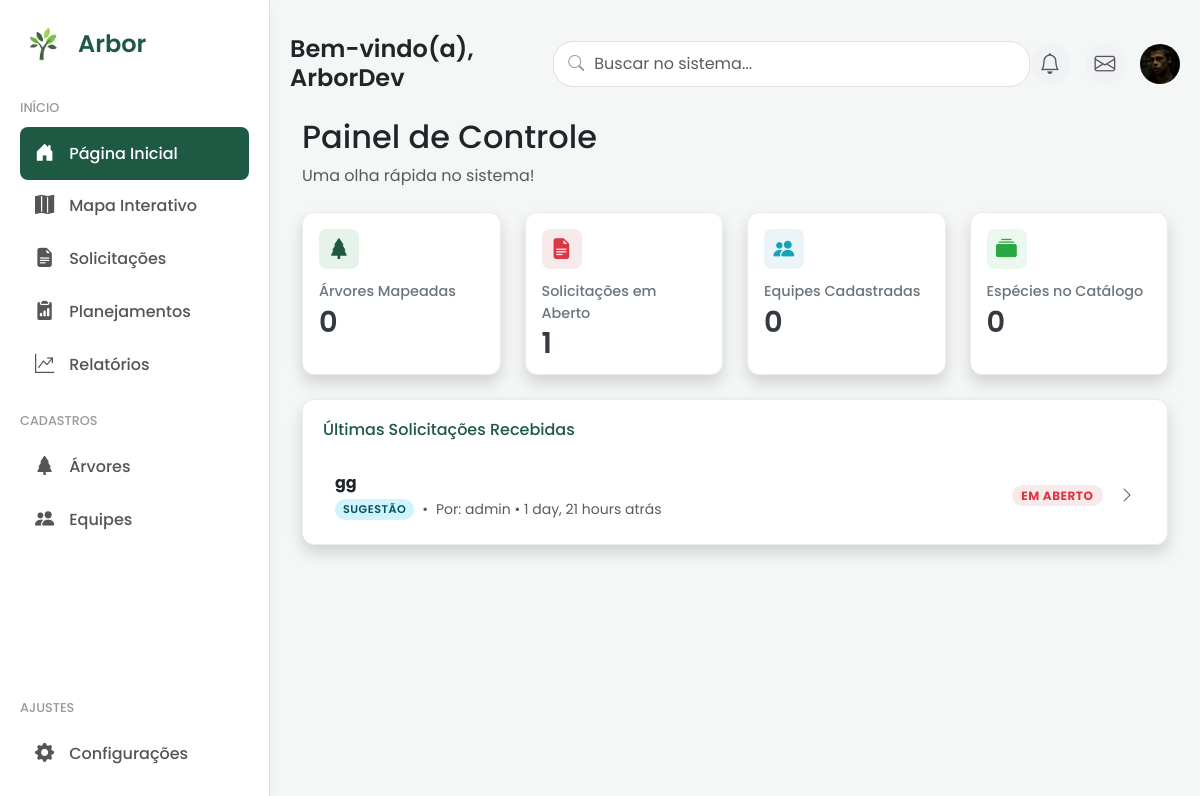
The app's page / (signed in), older data.
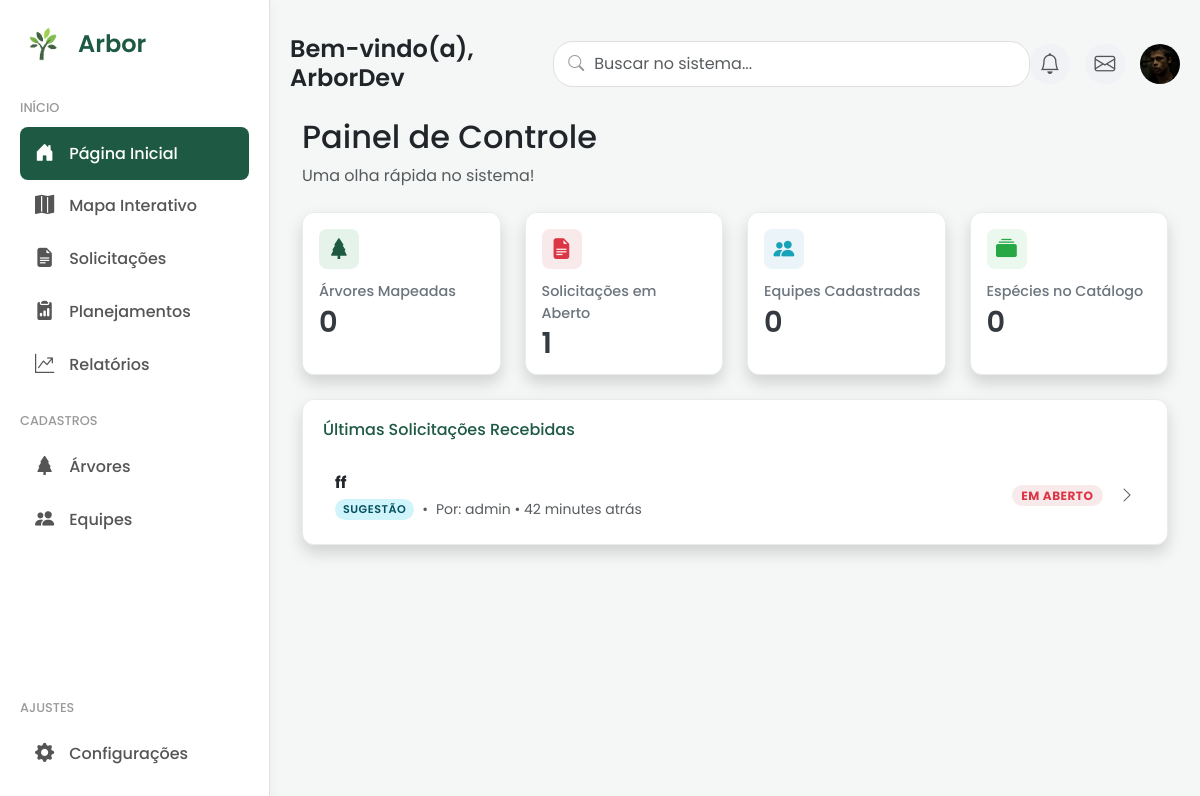
The same page, newer data.
### core/models.py (models this page shows, shortened)
class Profile(models.Model):
    user = models.OneToOneField(User, on_delete=models.CASCADE)
    imagem = models.ImageField(default='profile_pics/default.jpg', upload_to='profile_pics')
    cidade_principal = models.ForeignKey(
        CidadePermitida,
        on_delete=models.SET_NULL, # Se a cidade for apagada, não apaga o perfil
        null=True,
        blank=True,
        related_name="usuarios_residentes"
    )
    cidades_secundarias = models.ManyToManyField(
        CidadePermitida,
        blank=True,
        related_name="usuarios_visitantes"
    )

class Solicitacao(models.Model):
    TIPO_CHOICES = (
        ('SUGESTAO', 'Sugestão'),
        ('DENUNCIA', 'Denúncia'),
    )
    STATUS_CHOICES = (
        ('EM_ABERTO', 'Em Aberto'),
        ('EM_ANDAMENTO', 'Em Andamento'),
        ('FINALIZADO', 'Finalizado'),
        ('RECUSADO', 'Recusado'),
    )
    tipo = models.CharField(max_length=10, choices=TIPO_CHOICES)
    status = models.CharField(max_length=20, choices=STATUS_CHOICES, default='EM_ABERTO')
    descricao = models.TextField()
    data_criacao = models.DateTimeField(auto_now_add=True)
    cidadao = models.ForeignKey(User, on_delete=models.CASCADE)
    equipe_delegada = models.ForeignKey(Equipe, on_delete=models.SET_NULL, null=True, blank=True)
    latitude = models.FloatField(null=True, blank=True)
    longitude = models.FloatField(null=True, blank=True)
    cidade = models.ForeignKey(
        'CidadePermitida', on_delete=models.PROTECT, related_name='solicitacoes', null=True, blank=False
    )

### core/views.py (the view)
# urls.py: path('', home_view, name='home'),
@login_required
def home_view(request):
    instancias_count = InstanciaArvore.objects.count()
    solicitacoes_abertas_count = Solicitacao.objects.filter(status='EM_ABERTO').count()
    equipes_count = Equipe.objects.count()
    especies_count = Especie.objects.count()
    ultimas_solicitacoes = Solicitacao.objects.order_by('-data_criacao')[:5]
    context = {
        'instancias_count': instancias_count,
        'solicitacoes_abertas_count': solicitacoes_abertas_count,
        'equipes_count': equipes_count,
        'especies_count': especies_count,
        'ultimas_solicitacoes': ultimas_solicitacoes,
    }
    return render(request, 'core/home.html', context)

### core/templates/core/home.html
{% extends 'core/base_app.html' %}
{% block content %}
    <div class="header-greeting mb-4">
        <h2>Painel de Controle</h2>
        <p class="text-muted">Uma olha rápida no sistema!</p>
    </div>
    <div class="row">
        <div class="col-xl-3 col-md-6 mb-4">
            <a href="{% url 'mapa' %}" class="card-link">
                <div class="card shadow h-100">
                    <div class="card-body">
                        <div class="card-icon primary">
                            <i class="bi bi-tree-fill"></i>
                        </div>
                        <div class="card-title-dashboard">Árvores Mapeadas</div>
                        <div class="card-number">{{ instancias_count }}</div>
                    </div>
                </div>
            </a>
        </div>
        <div class="col-xl-3 col-md-6 mb-4">
            <a href="{% url 'solicitacao_list' %}" class="card-link">
                <div class="card shadow h-100">
                    <div class="card-body">
                        <div class="card-icon danger">
                            <i class="bi bi-file-earmark-text-fill"></i>
                        </div>
                        <div class="card-title-dashboard">Solicitações em Aberto</div>
                        <div class="card-number">{{ solicitacoes_abertas_count }}</div>
                    </div>
                </div>
            </a>
        </div>
        <div class="col-xl-3 col-md-6 mb-4">
            <a href="{% url 'equipe_list' %}" class="card-link">
                <div class="card shadow h-100">
                    <div class="card-body">
                        <div class="card-icon info">
                            <i class="bi bi-people-fill"></i>
                        </div>
                        <div class="card-title-dashboard">Equipes Cadastradas</div>
                        <div class="card-number">{{ equipes_count }}</div>
                    </div>
                </div>
            </a>
        </div>
        <div class="col-xl-3 col-md-6 mb-4">
            <a href="{% url 'especie_list' %}" class="card-link">
                <div class="card shadow h-100">
                    <div class="card-body">
                        <div class="card-icon success">
                            <i class="bi bi-collection-fill"></i>
                        </div>
                        <div class="card-title-dashboard">Espécies no Catálogo</div>
                        <div class="card-number">{{ especies_count }}</div>
                    </div>
                </div>
            </a>
        </div>
    </div>
    <div class="row">
        <div class="col-12">
            <div class="card shadow mb-4">
                <div class="card-header d-flex justify-content-between align-items-center">
                    <h6 class="m-0 font-weight-bold" style="color: #1E5943;">Últimas Solicitações Recebidas</h6>
                </div>
                <div class="card-body">
                    <div class="list-group list-group-flush">
                        {% for solicitacao in ultimas_solicitacoes %}
                            <a href="{% url 'solicitacao_update' pk=solicitacao.pk %}" class="list-group-item list-group-item-action d-flex justify-content-between align-items-center">
                                <div class="d-flex align-items-center">
                                    <div>
                                        <p class="mb-0 fw-bold">{{ solicitacao.descricao|truncatewords:12 }}</p>
                                        <small class="text-muted d-flex align-items-center mt-1">
                                            {% if solicitacao.tipo == 'DENUNCIA' %}
                                                <span class="tag tag-denuncia">Denúncia</span>
                                            {% else %}
                                                <span class="tag tag-sugestao">Sugestão</span>
                                            {% endif %}
                                            <span class="mx-2">•</span>
                                            <span>Por: {{ solicitacao.cidadao.username }} • {{ solicitacao.data_criacao|timesince }} atrás</span>
                                        </small>
                                    </div>
                                </div>
                                <div class="d-flex align-items-center">
                                    <span class="badge status-badge status-{{ solicitacao.status|lower }} me-3">
                                        {{ solicitacao.get_status_display }}
                                    </span>
                                    <span class="bi bi-chevron-right text-muted"></span>
                                </div>
                            </a>
                        {% empty %}
                            <div class="list-group-item text-center text-muted">
                                Nenhuma solicitação encontrada ainda.
                            </div>
                        {% endfor %}
                    </div>
                </div>
            </div>
        </div>
    </div>
{% endblock %}

### core/templates/core/base_app.html (shortened to what this page needs)
{% load static %}
<!doctype html>
<html lang="pt-br">
  <head>
    <link href="https://cdn.jsdelivr.net/npm/bootstrap@5.3.3/dist/css/bootstrap.min.css" rel="stylesheet">
    <link rel="stylesheet" href="https://cdn.jsdelivr.net/npm/bootstrap-icons@1.11.3/font/bootstrap-icons.min.css">
    <link rel="stylesheet" href="https://unpkg.com/leaflet@1.9.4/dist/leaflet.css" />
    <link rel="stylesheet" href="https://cdnjs.cloudflare.com/ajax/libs/leaflet.draw/1.0.4/leaflet.draw.css" />
    <link rel="stylesheet" href="https://unpkg.com/leaflet.markercluster@1.4.1/dist/MarkerCluster.css" />
    <link rel="stylesheet" href="https://unpkg.com/leaflet.markercluster@1.4.1/dist/MarkerCluster.Default.css" />
    <link href="https://cdn.jsdelivr.net/npm/select2@4.1.0-rc.0/dist/css/select2.min.css" rel="stylesheet" />
    <link rel="stylesheet" href="{% static 'core/css/custom.css' %}">
  </head>
  <body class="app-body">
    <div class="app-container">
        <nav class="sidebar">
            <div>
                <div class="sidebar-header">
                    <div class="sidebar-logo">
                        <img src="{% static 'core/img/arvore-logo-verde.png' %}" alt="Logo Arbor" style="width: 48px;">
                        <span class="sidebar-logo-text">Arbor</span>
                    </div>
                </div>
                <ul class="sidebar-menu">
                    <li class="menu-header"><span>Início</span></li>
                    <li><a href="{% url 'home' %}" class="{% if request.resolver_match.url_name == 'home' %}active{% endif %}"><i class="bi bi-house-door-fill"></i><span class="menu-text"> Página Inicial</span></a></li>
                    <li><a href="{% url 'mapa' %}" class="{% if request.resolver_match.url_name == 'mapa' %}active{% endif %}"><i class="bi bi-map-fill"></i><span class="menu-text"> Mapa Interativo</span></a></li>
                    <li><a href="{% url 'solicitacao_list' %}" class=""><i class="bi bi-file-earmark-text-fill"></i><span class="menu-text"> Solicitações</span></a></li>
                    <li><a href="{% url 'obras_list' %}" class="{% if 'obras' in request.resolver_match.url_name %}active{% endif %}"><i class="bi bi-clipboard2-data-fill"></i><span class="menu-text"> Planejamentos</span></a></li>
                    <li><a href="{% url 'relatorios' %}" class="{% if request.resolver_match.url_name == 'relatorios' %}active{% endif %}"><i class="bi bi-graph-up-arrow"></i><span class="menu-text"> Relatórios</span></a></li>
                    <li class="menu-header"><span>Cadastros</span></li>
                    <li><a href="{% url 'especie_list' %}" class="{% if 'especie' in request.resolver_match.url_name %}active{% endif %}"><i class="bi bi-tree-fill"></i><span class="menu-text"> Árvores</span></a></li>
                    <li><a href="{% url 'equipe_list' %}" class="{% if 'equipe' in request.resolver_match.url_name %}active{% endif %}"><i class="bi bi-people-fill"></i><span class="menu-text"> Equipes</span></a></li>
                </ul>
            </div>
            <div class="sidebar-footer">
                <ul class="sidebar-menu">
                    <li class="menu-header"><span>Ajustes</span></li>
                    <li><a href="{% url 'configuracoes' %}"><i class="bi bi-gear-fill"></i><span class="menu-text"> Configurações</span></a></li>
                </ul>
            </div>
        </nav>
        <main class="main-content">
            <header class="main-header">
                <div class="header-greeting">
                    <h4>Bem-vindo(a), {{ user.first_name|default:user.username }}</h4>
                </div>
                <div class="header-search">
                    <form action="{% url 'search_results' %}" method="get" class="d-flex">
                        <i class="bi bi-search"></i>
                        <input class="form-control" type="search" name="q" placeholder="Buscar no sistema..." aria-label="Search">
                    </form>
                </div>
                <div class="header-actions">
                    <a href="#" class="header-icon-btn" data-bs-toggle="tooltip" data-bs-placement="bottom" title="Notificações">
                        <i class="bi bi-bell"></i>
                    </a>
                    <a href="#" class="header-icon-btn" data-bs-toggle="tooltip" data-bs-placement="bottom" title="Mensagens">
                        <i class="bi bi-envelope"></i>
                    </a>
                    <div class="dropdown profile-dropdown">
                        <a href="#" class="d-block link-dark text-decoration-none dropdown-toggle" id="dropdownUser1" data-bs-toggle="dropdown" aria-expanded="false">
                            <img src="{{ user.profile.imagem.url }}" alt="Foto do Perfil" width="40" height="40" class="rounded-circle">
                        </a>
                    </div>
                </div>
            </header>
            <div class="page-content">
                <div class="container-xl">
                    {% block content %}{% endblock %}
                </div>
            </div>
        </main>
    </div>
  </body>
</html>

### core/static/core/css/custom.css (style rules this page uses)
html, body { height: 100%; margin: 0; font-family: "Poppins", sans-serif; }
body { font-family: "Poppins", sans-serif; margin: 0; padding: 0; box-sizing: border-box; background-color: #f4f7f6; }
.app-container { display: flex; }
.sidebar { width: 270px; background-color: #fff; height: 100vh; padding: 20px; display: flex; flex-direction: column; justify-content: space-between; border-right: 1px solid #e0e0e0; box-shadow: 0 4px 12px rgba(0, 0, 0, 0.05); flex-shrink: 0; position: sticky; top: 0; }
.sidebar-header { display: flex; align-items: center; justify-content: space-between; margin-bottom: 30px; }
.sidebar-logo { display: flex; align-items: center; gap: 10px; }
.sidebar-logo span { font-size: 1.5rem; font-weight: 600; color: #1e5943; }
.sidebar-logo img { width: 32px; }
.sidebar-menu { list-style: none; padding: 0; margin: 0; }
.sidebar-menu .menu-header { font-size: 0.8rem; font-weight: 500; color: #999; text-transform: uppercase; margin-top: 20px; margin-bottom: 10px; }
.sidebar-menu li a { display: flex; align-items: center; gap: 15px; padding: 12px 15px; text-decoration: none; color: #555; font-weight: 500; border-radius: 8px; transition: all 0.3s; }
.sidebar-menu li a.active { background-color: #1e5943; color: #fff; }
.sidebar-menu li a i { font-size: 1.2rem; }
.main-content { flex-grow: 1; padding: 20px; }
.main-header { display: flex; align-items: center; justify-content: space-between; margin-bottom: 10px; position: sticky; top: 0; z-index: 1000; background-color: #f4f7f6; padding-top: 15px; padding-bottom: 15px; }
.header-greeting h4 { margin: 0; font-weight: 600; }
.header-search { position: relative; width: 550px; flex-grow: 0.5; }
.header-search input { width: 100%; padding: 10px 15px 10px 40px; border: 1px solid #e0e0e0; border-radius: 20px; transition: all 0.3s ease-in-out; }
.header-search i { position: absolute; left: 15px; top: 50%; transform: translateY(-50%); color: #999; }
.header-actions { display: flex; align-items: center; gap: 20px; }
.header-actions > a { font-size: 1.3rem; color: #555; }
.card { border: 1px solid #e9ecef; border-radius: 12px; box-shadow: 0px 4px 10px rgba(0, 0, 0, 0.05); }
.card-icon { font-size: 1.3rem; margin-bottom: 12px; width: 40px; height: 40px; border-radius: 8px; display: flex; justify-content: center; align-items: center; }
.card-icon.primary { background-color: #e6f3eb; color: #1e5943; }
.card-icon.danger { background-color: #f8eaea; color: #dc3545; }
.card-icon.info { background-color: #eaf4f9; color: #17a2b8; }
.card-icon.success { background-color: #ebf8ee; color: #28a745; }
.card-title-dashboard { font-size: 0.9rem; font-weight: 500; color: #6c757d; margin-bottom: 5px; }
.card-number { font-size: 1.8rem; font-weight: 600; color: #343a40; line-height: 1; }
.status-badge { padding: 0.4em 0.8em; font-size: 0.75rem; font-weight: 700; text-transform: uppercase; border-radius: 20px; letter-spacing: 0.5px; }
.status-em_aberto { background-color: #f8eaea !important; color: #dc3545 !important; }
.tag { padding: 4px 10px; font-size: 0.7rem; font-weight: 600; border-radius: 20px; text-transform: uppercase; letter-spacing: 0.5px; }
.header-actions { display: flex; align-items: center; gap: 15px; }
.header-icon-btn { display: inline-flex; justify-content: center; align-items: center; width: 40px; height: 40px; background-color: #f0f2f5; border-radius: 50%; color: #555; font-size: 1.1rem; text-decoration: none; transition: all 0.2s ease-in-out; }
.profile-dropdown .dropdown-toggle::after { display: none; }
body { scrollbar-width: thin; scrollbar-color: #1e5943 #f4f7f6; }
.card-link { text-decoration: none; }
.card-link .card { transition: all 0.2s ease-in-out; }
.tag { padding: 2px 8px; border-radius: 12px; font-size: 0.7rem; font-weight: 600; text-transform: uppercase; letter-spacing: 0.5px; }
.tag-sugestao { color: #055160; background-color: #cff4fc; }
.card-header { background-color: transparent; border-bottom: none; padding-left: 1.25rem; padding-right: 1.25rem; padding-top: 1.25rem; }

Row changes from the older to the newer data that the page shows:
removed Solicitacao: descricao "gg", tipo "SUGESTÃO", cidadao.username "admin", data_criacao "1 day, 21 hours", status "EM ABERTO"
added Solicitacao: descricao "ff", tipo "SUGESTÃO", cidadao.username "admin", data_criacao "42 minutes", status "EM ABERTO"
